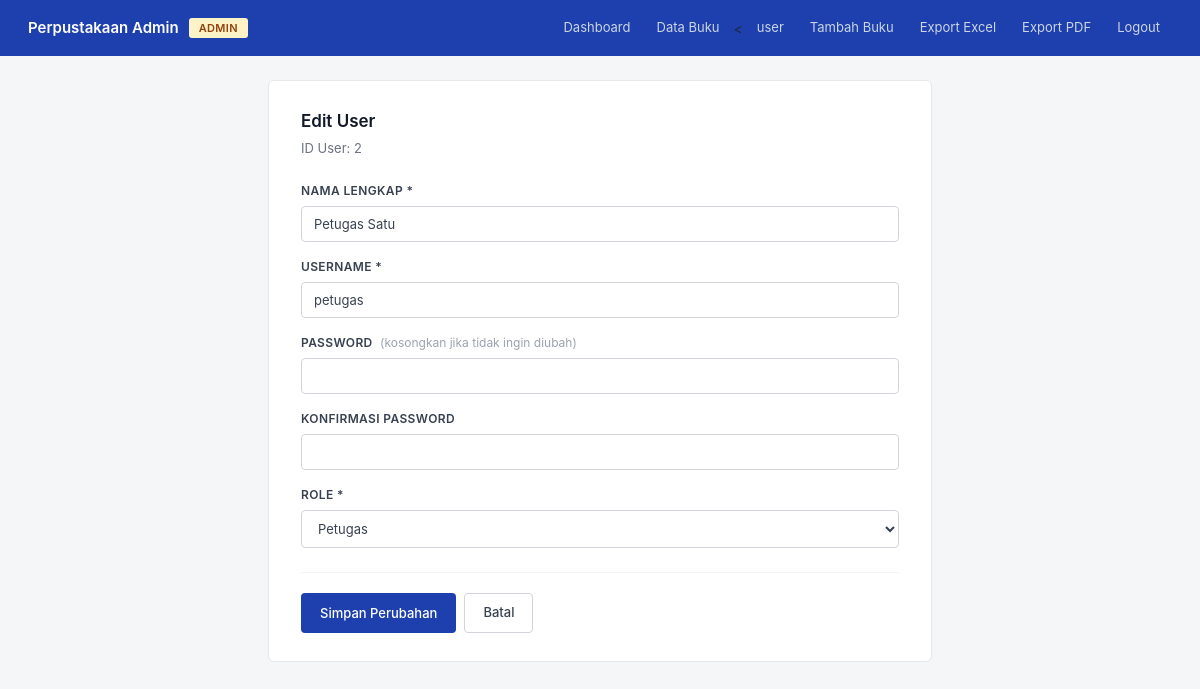
/pages/user_edit.php?id=2 (signed in), run on the app's committed database.
### tables this page shows
CREATE TABLE `users` (
  `id` int(11) NOT NULL AUTO_INCREMENT,
  `nama` varchar(100) NOT NULL,
  `username` varchar(50) NOT NULL,
  `password` varchar(255) NOT NULL,
  `role` enum('admin','petugas') NOT NULL DEFAULT 'petugas',
  `created_at` timestamp NOT NULL DEFAULT current_timestamp(),
  PRIMARY KEY (`id`),
  UNIQUE KEY `username` (`username`)
);

### config/auth.php (called while the page is built, shortened)
<?php
function hasRole($role) {
    return isset($_SESSION['role']) && $_SESSION['role'] === $role;
}
?>

### pages/user_edit.php (the view, shortened to what this page needs)
<?php
include '../config/auth.php';
include '../config/koneksi.php';
$id = isset($_GET['id']) ? (int) $_GET['id'] : 0;
$stmt = mysqli_prepare($conn, 'SELECT id, nama, username, role FROM users WHERE id = ?');
mysqli_stmt_bind_param($stmt, 'i', $id);
mysqli_stmt_execute($stmt);
$result = mysqli_stmt_get_result($stmt);
$user = mysqli_fetch_assoc($result);
$role_label = ($_SESSION['role'] === 'admin') ? 'Admin' : 'Petugas';
$is_admin   = hasRole('admin');
?>
<!DOCTYPE html>
<html lang="id">
<head>
</head>
<body>
    <div class="navbar">
        <div class="brand">
            Perpustakaan Admin
            <span class="role-badge <?= $is_admin ? 'role-admin' : 'role-petugas' ?>">
                <?= $role_label ?>
            </span>
        </div>
        <div class="menu">
            <a href="dashboard.php">Dashboard</a>
            <a href="data_buku.php">Data Buku</a>
            <<a href="users.php">user</a>
            <a href="tambah.php">Tambah Buku</a>
            <a href="../export/export_excel.php">Export Excel</a>
            <a href="../export/export_pdf.php">Export PDF</a>
            <a href="../auth/logout.php" onclick="return confirm('Yakin mau logout?')">Logout</a>
        </div>
    </div>
    <div class="container">
        <div class="card">
            <h2>Edit User</h2>
            <p class="subtitle">ID User: <?= $user['id'] ?></p>
            <form method="POST">
                <div class="form-group">
                    <label>Nama Lengkap *</label>
                    <input type="text" name="nama"
                           value="<?= htmlspecialchars($_POST['nama'] ?? $user['nama']) ?>" required>
                </div>
                <div class="form-group">
                    <label>Username *</label>
                    <input type="text" name="username"
                           value="<?= htmlspecialchars($_POST['username'] ?? $user['username']) ?>" required>
                </div>
                <div class="form-group">
                    <label>Password <span class="hint">(kosongkan jika tidak ingin diubah)</span></label>
                    <input type="password" name="password" autocomplete="new-password">
                </div>
                <div class="form-group">
                    <label>Konfirmasi Password</label>
                    <input type="password" name="confirm_password" autocomplete="new-password">
                </div>
                <div class="form-group">
                    <label>Role *</label>
                    <select name="role">
                        <option value="petugas" <?= (($_POST['role'] ?? $user['role']) === 'petugas') ? 'selected' : '' ?>>Petugas</option>
                    </select>
                </div>
                <div class="form-actions">
                    <button type="submit" class="btn btn-primary">Simpan Perubahan</button>
                    <a href="users.php" class="btn btn-secondary">Batal</a>
                </div>
            </form>
        </div>
    </div>
</body>
</html>

### pages/user_edit.php (style rules this page uses)
* { box-sizing: border-box; margin: 0; padding: 0; }
body { font-family: -apple-system, BlinkMacSystemFont, 'Segoe UI', Roboto, Arial, sans-serif; background: #f5f6f8; color: #1f2937; font-size: 14px; line-height: 1.5; -webkit-font-smoothing: antialiased; }
.navbar { background: #1e40af; padding: 0 28px; display: flex; justify-content: space-between; align-items: center; height: 56px; }
.navbar .brand { color: #ffffff; font-weight: 600; font-size: 15px; display: flex; align-items: center; gap: 10px; }
.navbar .menu { display: flex; align-items: center; gap: 2px; }
.navbar .menu a { color: #cbd5e1; text-decoration: none; font-size: 13px; padding: 7px 12px; border-radius: 4px; transition: background 0.15s, color 0.15s; }
.role-badge { padding: 2px 10px; border-radius: 3px; font-size: 11px; font-weight: 600; text-transform: uppercase; letter-spacing: 0.03em; }
.role-admin { background: #fef3c7; color: #92400e; }
.container { padding: 24px 28px; max-width: 720px; margin: 0 auto; }
.card { background: #ffffff; border: 1px solid #e5e7eb; border-radius: 6px; padding: 28px 32px; }
.card h2 { font-size: 17px; font-weight: 600; color: #111827; margin-bottom: 4px; }
.card .subtitle { font-size: 13px; color: #6b7280; margin-bottom: 24px; }
.form-group { margin-bottom: 16px; }
.form-group label { display: block; font-size: 12px; font-weight: 600; color: #374151; margin-bottom: 6px; text-transform: uppercase; letter-spacing: 0.03em; }
.form-group input, .form-group select { width: 100%; padding: 9px 12px; border: 1px solid #d1d5db; border-radius: 4px; font-size: 13px; outline: none; font-family: inherit; background: #ffffff; color: #374151; }
.form-group .hint { color: #9ca3af; font-size: 12px; font-weight: 400; text-transform: none; letter-spacing: 0; margin-left: 4px; }
.btn { padding: 9px 18px; border: 1px solid transparent; border-radius: 4px; color: #ffffff; font-size: 13px; font-weight: 500; cursor: pointer; text-decoration: none; display: inline-block; font-family: inherit; transition: background 0.15s; }
.btn-primary { background: #1e40af; }
.btn-secondary { background: #ffffff; color: #374151; border-color: #d1d5db; }
.form-actions { display: flex; gap: 8px; margin-top: 24px; padding-top: 20px; border-top: 1px solid #f3f4f6; }

### data on the page
users: id "2", nama "Petugas Satu", username "petugas", role "Petugas"

### other printed values
$role_label "ADMIN"
